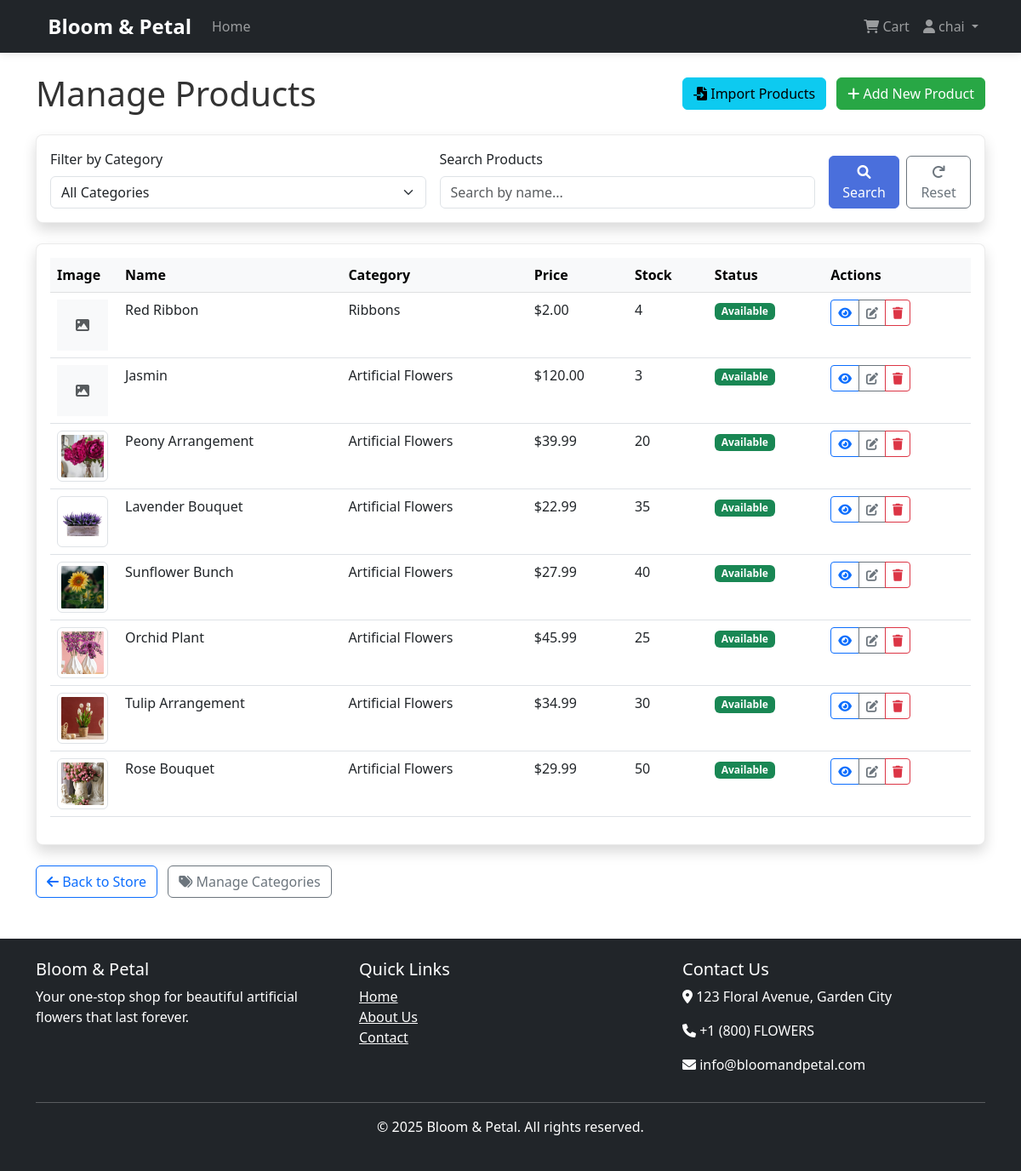
Screenshot of /products/manage/ (signed in) with the database file from the repository.
### store/models.py (models this page shows, shortened)
class Product(models.Model):
    name = models.CharField(max_length=200)
    description = models.TextField()
    price = models.DecimalField(max_digits=10, decimal_places=2)
    category = models.ForeignKey(Category, on_delete=models.CASCADE, related_name='products')
    image = models.ImageField(upload_to='products/', blank=True, null=True)
    stock = models.PositiveIntegerField(default=0)
    available = models.BooleanField(default=True)
    created = models.DateTimeField(auto_now_add=True)
    updated = models.DateTimeField(auto_now=True)

class Category(models.Model):
    name = models.CharField(max_length=100)
    description = models.TextField(blank=True)
    class Meta:
        verbose_name_plural = 'Categories'

### store/views.py (the view)
# urls.py: path('products/manage/', views.manage_products, name='manage_products'),
@staff_member_required
def manage_products(request):
    category_id = request.GET.get('category')
    search_query = request.GET.get('search')
    products = Product.objects.all()
    if category_id:
        try:
            category = Category.objects.get(id=category_id)
            products = products.filter(category=category)
        except (Category.DoesNotExist, ValueError):
            pass
    if search_query:
        products = products.filter(name__icontains=search_query)
    categories = Category.objects.all().order_by('name')
    products = products.order_by('-created')
    return render(request, 'store/manage_products.html', {
        'products': products,
        'categories': categories,
        'current_category_id': category_id,
        'search_query': search_query
    })

### store/templates/store/manage_products.html (shortened to what this page needs)
{% extends 'store/base.html' %}
{% load static %}
{% block content %}
<div class="d-flex justify-content-between align-items-center mb-4">
    <h1 class="mb-0">Manage Products</h1>
    <div>
        <a href="{% url 'import_products' %}" class="btn btn-info me-2">
            <i class="fas fa-file-import"></i> Import Products
        </a>
        <a href="{% url 'add_product' %}" class="btn btn-success">
            <i class="fas fa-plus"></i> Add New Product
        </a>
    </div>
</div>
<div class="card shadow mb-4">
    <div class="card-body">
        <form method="get" class="row g-3">
            <div class="col-md-5">
                <label for="category" class="form-label">Filter by Category</label>
                <select name="category" id="category" class="form-select" onchange="this.form.submit()">
                    <option value="">All Categories</option>
                </select>
            </div>
            <div class="col-md-5">
                <label for="search" class="form-label">Search Products</label>
                <input type="text" name="search" id="search" class="form-control" placeholder="Search by name..." value="{{ search_query|default:'' }}">
            </div>
            <div class="col-md-2 d-flex align-items-end">
                <button type="submit" class="btn btn-primary me-2">
                    <i class="fas fa-search"></i> Search
                </button>
                <a href="{% url 'manage_products' %}" class="btn btn-outline-secondary">
                    <i class="fas fa-redo"></i> Reset
                </a>
            </div>
        </form>
    </div>
</div>
<div class="card shadow">
    <div class="card-body">
        <div class="table-responsive">
            <table class="table table-hover">
                <thead class="table-light">
                    <tr>
                        <th>Image</th>
                        <th>Name</th>
                        <th>Category</th>
                        <th>Price</th>
                        <th>Stock</th>
                        <th>Status</th>
                        <th>Actions</th>
                    </tr>
                </thead>
                <tbody>
                    {% for product in products %}
                    <tr>
                        <td style="width: 80px;">
                            {% if product.image %}
                            <img src="{{ product.image.url }}" alt="{{ product.name }}" class="img-thumbnail" style="width: 60px; height: 60px; object-fit: cover;">
                            {% else %}
                            <div class="bg-light text-center" style="width: 60px; height: 60px; display: flex; align-items: center; justify-content: center;">
                                <i class="fas fa-image text-muted"></i>
                            </div>
                            {% endif %}
                        </td>
                        <td>{{ product.name }}</td>
                        <td>{{ product.category.name }}</td>
                        <td>${{ product.price }}</td>
                        <td>{{ product.stock }}</td>
                        <td>
                            {% if product.available %}
                            <span class="badge bg-success">Available</span>
                            {% else %}
                            <span class="badge bg-danger">Unavailable</span>
                            {% endif %}
                        </td>
                        <td>
                            <div class="btn-group btn-group-sm">
                                <a href="{% url 'product_detail' product.id %}" class="btn btn-outline-primary" title="View">
                                    <i class="fas fa-eye"></i>
                                </a>
                                <a href="{% url 'edit_product' product.id %}" class="btn btn-outline-secondary" title="Edit">
                                    <i class="fas fa-edit"></i>
                                </a>
                                <a href="{% url 'delete_product' product.id %}" class="btn btn-outline-danger" title="Delete">
                                    <i class="fas fa-trash"></i>
                                </a>
                            </div>
                        </td>
                    </tr>
                    {% endfor %}
                </tbody>
            </table>
        </div>
    </div>
</div>
<div class="mt-4">
    <a href="{% url 'home' %}" class="btn btn-outline-primary">
        <i class="fas fa-arrow-left"></i> Back to Store
    </a>
    <a href="{% url 'manage_categories' %}" class="btn btn-outline-secondary ms-2">
        <i class="fas fa-tags"></i> Manage Categories
    </a>
</div>
{% endblock %}

### store/templates/store/base.html (shortened to what this page needs)
<!DOCTYPE html>
<html lang="en">
<head>
    <link href="https://cdn.jsdelivr.net/npm/bootstrap@5.3.0/dist/css/bootstrap.min.css" rel="stylesheet">
    <link rel="stylesheet" href="https://cdnjs.cloudflare.com/ajax/libs/font-awesome/6.0.0/css/all.min.css">
    {% load static %}
    <link rel="stylesheet" href="{% static 'css/main.css' %}">
</head>
<body>
    <nav class="navbar navbar-expand-lg navbar-dark bg-dark">
        <div class="container">
            <a class="navbar-brand" href="{% url 'home' %}">
                 Bloom & Petal
            </a>
            <div class="collapse navbar-collapse" id="navbarNav">
                <ul class="navbar-nav me-auto">
                    <li class="nav-item">
                        <a class="nav-link" href="{% url 'home' %}">Home</a>
                    </li>
                </ul>
                <ul class="navbar-nav">
                    <li class="nav-item">
                        <a class="nav-link" href="{% url 'view_cart' %}">
                            <i class="fas fa-shopping-cart"></i> Cart
                        </a>
                    </li>
                    {% if user.is_authenticated %}
                        <li class="nav-item dropdown">
                            <a class="nav-link dropdown-toggle" href="#" id="navbarDropdown" role="button" data-bs-toggle="dropdown">
                                <i class="fas fa-user"></i> {{ user.username }}
                            </a>
                        </li>
                    {% endif %}
                </ul>
            </div>
        </div>
    </nav>
    <div class="container mt-4">
        {% block content %}{% endblock %}
    </div>
    <footer class="bg-dark text-white mt-5 py-4">
        <div class="container">
            <div class="row">
                <div class="col-md-4">
                    <h5>Bloom & Petal</h5>
                    <p>Your one-stop shop for beautiful artificial flowers that last forever.</p>
                </div>
                <div class="col-md-4">
                    <h5>Quick Links</h5>
                    <ul class="list-unstyled">
                        <li><a href="{% url 'home' %}" class="text-white">Home</a></li>
                        <li><a href="#" class="text-white">About Us</a></li>
                        <li><a href="#" class="text-white">Contact</a></li>
                    </ul>
                </div>
                <div class="col-md-4">
                    <h5>Contact Us</h5>
                    <address>
                        <p><i class="fas fa-map-marker-alt"></i> 123 Floral Avenue, Garden City</p>
                        <p><i class="fas fa-phone"></i> +1 (800) FLOWERS</p>
                        <p><i class="fas fa-envelope"></i> info@bloomandpetal.com</p>
                    </address>
                </div>
            </div>
            <hr>
            <div class="text-center">
                <p>&copy; {% now "Y" %} Bloom & Petal. All rights reserved.</p>
            </div>
        </div>
    </footer>
</body>
</html>

### static/css/main.css (style rules this page uses)
body { font-family: 'Segoe UI', Tahoma, Geneva, Verdana, sans-serif; color: #333; }
.card { transition: transform 0.3s, box-shadow 0.3s; border-radius: 8px; overflow: hidden; border: 1px solid rgba(0, 0, 0, 0.08); }
.navbar { box-shadow: 0 2px 10px rgba(0, 0, 0, 0.1); }
.navbar-brand { font-weight: bold; font-size: 1.5rem; }
footer { margin-top: 3rem; }
.btn-primary { background-color: #4a6fdc; border-color: #4a6fdc; }
.btn-success { background-color: #28a745; border-color: #28a745; }

### rows the page displays
Product: name "Red Ribbon", category.name "Ribbons", price "2.00", stock "4", available "Available"
Product: name "Jasmin", category.name "Artificial Flowers", price "120.00", stock "3", available "Available"
Product: image (picture), name "Peony Arrangement", category.name "Artificial Flowers", price "39.99", stock "20", available "Available"
Product: image (picture), name "Lavender Bouquet", category.name "Artificial Flowers", price "22.99", stock "35", available "Available"
Product: image (picture), name "Sunflower Bunch", category.name "Artificial Flowers", price "27.99", stock "40", available "Available"
Product: image (picture), name "Orchid Plant", category.name "Artificial Flowers", price "45.99", stock "25", available "Available"
Product: image (picture), name "Tulip Arrangement", category.name "Artificial Flowers", price "34.99", stock "30", available "Available"
Product: image (picture), name "Rose Bouquet", category.name "Artificial Flowers", price "29.99", stock "50", available "Available"

### other values shown
{{ user.username }} "chai"
